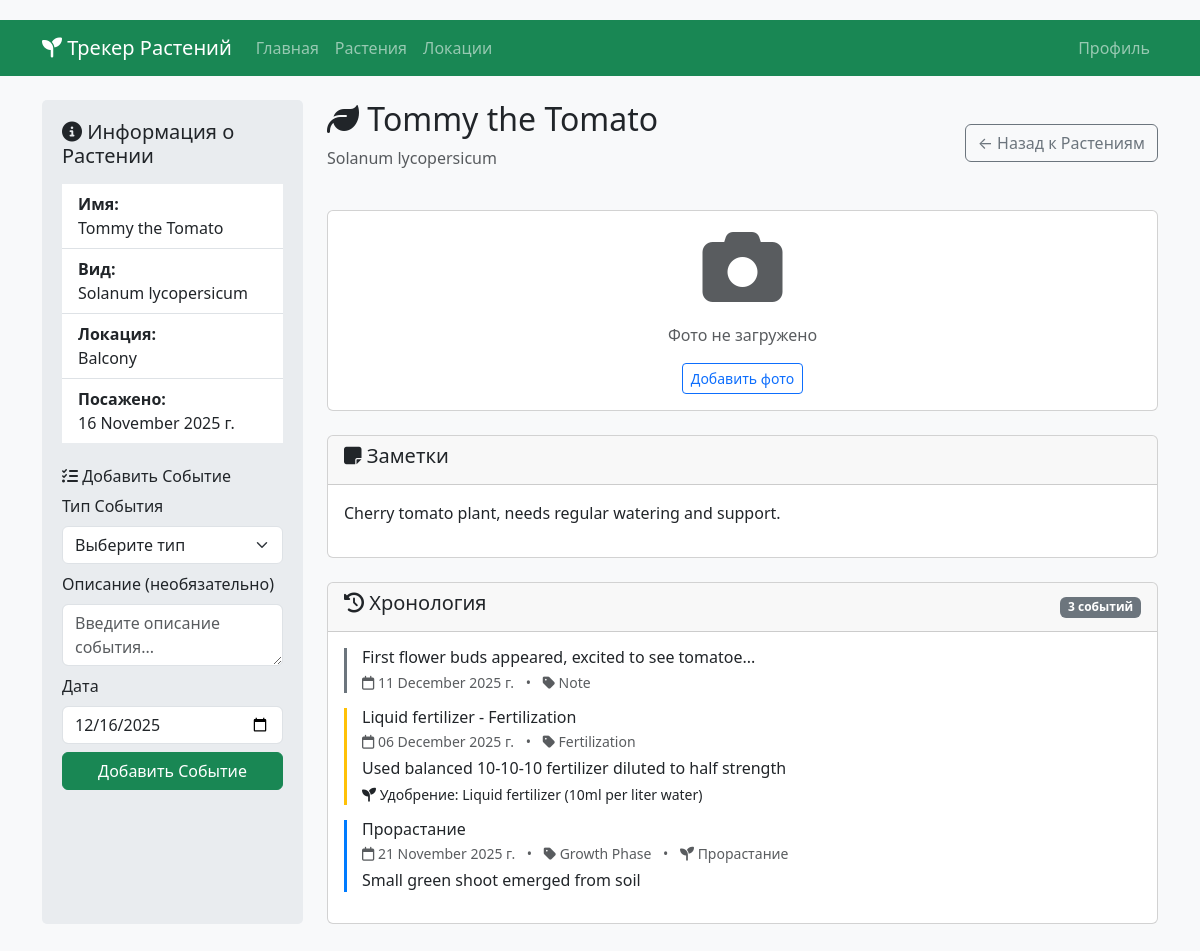
Screenshot of /plant/1 with the database file from the repository.
### models.py (models this page shows, shortened)
class Plant(db.Model):
    __tablename__ = 'plants'
    id = db.Column(db.Integer, primary_key=True)
    user_id = db.Column(db.Integer, db.ForeignKey('users.id', ondelete='CASCADE'), nullable=False)
    location_id = db.Column(db.Integer, db.ForeignKey('locations.id', ondelete='SET NULL'), nullable=True)
    name = db.Column(db.String(100), nullable=False)
    species = db.Column(db.String(100))
    planted_date = db.Column(db.Date)
    notes = db.Column(db.Text)
    photo_path = db.Column(db.String(255))  # Path to stored photo
    created_at = db.Column(db.DateTime, default=datetime.utcnow)
    updated_at = db.Column(db.DateTime, default=datetime.utcnow, onupdate=datetime.utcnow)
    timeline_events = db.relationship('TimelineEvent', backref='plant', lazy=True, cascade='all, delete-orphan')

class Location(db.Model):
    __tablename__ = 'locations'
    id = db.Column(db.Integer, primary_key=True)
    user_id = db.Column(db.Integer, db.ForeignKey('users.id', ondelete='CASCADE'), nullable=False)
    name = db.Column(db.String(100), nullable=False)
    description = db.Column(db.Text)
    created_at = db.Column(db.DateTime, default=datetime.utcnow)
    plants = db.relationship('Plant', backref='location', lazy=True)

class TimelineEvent(db.Model):
    __tablename__ = 'timeline_events'
    id = db.Column(db.Integer, primary_key=True)
    plant_id = db.Column(db.Integer, db.ForeignKey('plants.id', ondelete='CASCADE'), nullable=False)
    event_type = db.Column(db.String(50), nullable=False)  # 'growth_phase', 'fertilization', 'note', 'watering', etc.
    event_date = db.Column(db.Date, nullable=False)
    title = db.Column(db.String(200), nullable=False)
    description = db.Column(db.Text)
    phase_id = db.Column(db.Integer, db.ForeignKey('growth_phases.id'), nullable=True)  # for growth phase events
    fertilization_type = db.Column(db.String(100))  # for fertilization events
    fertilization_amount = db.Column(db.String(50))  # quantity of fertilizer
    photo_path = db.Column(db.String(255))  # Path to stored photo for events
    created_at = db.Column(db.DateTime, default=datetime.utcnow)

class GrowthPhase(db.Model):
    __tablename__ = 'growth_phases'
    id = db.Column(db.Integer, primary_key=True)
    name = db.Column(db.String(50), nullable=False)
    description = db.Column(db.Text)
    phase_order = db.Column(db.Integer, default=0, nullable=False)
    timeline_events = db.relationship('TimelineEvent', backref='growth_phase', lazy=True)

### app.py (the view)
    @app.route('/plant/<int:plant_id>')
    def plant_detail(plant_id):
        plant = Plant.query.get_or_404(plant_id)
        timeline_events = TimelineEvent.query.filter_by(plant_id=plant_id).order_by(TimelineEvent.event_date.desc()).all()
        return render_template('plant_detail.html', plant=plant, timeline_events=timeline_events)

### templates/plant_detail.html (shortened to what this page needs)
{% extends "base.html" %}
{% block content %}
<div class="row">
    <div class="col-md-3">
        <div class="sidebar">
            <h5><i class="fas fa-info-circle"></i> Информация о Растении</h5>
            <ul class="list-group list-group-flush mt-3">
                <li class="list-group-item">
                    <strong>Имя:</strong><br>
                    {{ plant.name }}
                </li>
                <li class="list-group-item">
                    <strong>Вид:</strong><br>
                    {{ plant.species or 'Не указан' }}
                </li>
                {% if plant.location %}
                <li class="list-group-item">
                    <strong>Локация:</strong><br>
                    {{ plant.location.name }}
                </li>
                {% endif %}
                {% if plant.planted_date %}
                <li class="list-group-item">
                    <strong>Посажено:</strong><br>
                    {{ plant.planted_date.strftime('%d %B %Y г.') }}
                </li>
                {% endif %}
            </ul>
            <div class="mt-4">
                <h6><i class="fas fa-tasks"></i> Добавить Событие</h6>
                <form method="POST" action="{{ url_for('add_event', plant_id=plant.id) }}" enctype="multipart/form-data">
                    <div class="mb-2">
                        <label for="event_type" class="form-label">Тип События</label>
                        <select name="event_type" id="event_type" class="form-select" required>
                            <option value="">Выберите тип</option>
                        </select>
                    </div>
                    <div class="mb-2" id="description_field">
                        <label for="description" class="form-label">Описание (необязательно)</label>
                        <textarea name="description" id="description" class="form-control" rows="2" placeholder="Введите описание события..."></textarea>
                    </div>
                    <div class="mb-2">
                        <label for="event_date" class="form-label">Дата</label>
                        <input type="date" name="event_date" id="event_date" class="form-control" required>
                    </div>
                    <button type="submit" class="btn btn-success w-100">Добавить Событие</button>
                </form>
            </div>
        </div>
    </div>
    <div class="col-md-9">
        <div class="d-flex justify-content-between align-items-center mb-4">
            <div>
                <h2><i class="fas fa-leaf"></i> {{ plant.name }}</h2>
                {% if plant.species %}
                <p class="text-muted">{{ plant.species }}</p>
                {% endif %}
            </div>
            <div>
                <a href="{{ url_for('plants') }}" class="btn btn-outline-secondary">← Назад к Растениям</a>
            </div>
        </div>
        {% if plant.photo_path %}
        <div class="card mb-4">
            <div class="card-body text-center">
                <img src="{{ plant.photo_path }}" alt="{{ plant.name }}" class="img-fluid rounded" style="max-height: 400px; object-fit: contain;">
                <div class="mt-2">
                    <button class="btn btn-sm btn-outline-primary" type="button" data-bs-toggle="collapse" data-bs-target="#uploadPhotoForm">
                        Обновить фото
                    </button>
                    <a href="{{ url_for('delete_plant_photo', plant_id=plant.id) }}" class="btn btn-sm btn-outline-danger" onclick="return confirm('Вы уверены, что хотите удалить фото?')">
                        Удалить фото
                    </a>
                </div>
            </div>
        </div>
        {% else %}
        <div class="card mb-4">
            <div class="card-body text-center">
                <i class="fas fa-camera fa-5x text-muted mb-3"></i>
                <p class="text-muted">Фото не загружено</p>
                <button class="btn btn-sm btn-outline-primary" type="button" data-bs-toggle="collapse" data-bs-target="#uploadPhotoForm">
                    Добавить фото
                </button>
            </div>
        </div>
        {% endif %}
        {% if plant.notes %}
        <div class="card mb-4">
            <div class="card-header">
                <h5><i class="fas fa-sticky-note"></i> Заметки</h5>
            </div>
            <div class="card-body">
                <p>{{ plant.notes }}</p>
            </div>
        </div>
        {% endif %}
        <div class="card">
            <div class="card-header d-flex justify-content-between align-items-center">
                <h5><i class="fas fa-history"></i> Хронология</h5>
                <span class="badge bg-secondary">{{ timeline_events|length }} событий</span>
            </div>
            <div class="card-body">
                {% if timeline_events %}
                    {% for event in timeline_events %}
                    <div class="timeline-event {% if event.event_type == 'growth_phase' %}growth-phase{% elif event.event_type == 'fertilization' %}fertilization{% elif event.event_type == 'watering' %}watering{% else %}note{% endif %}">
                        <h6 class="mb-1">
                            {% if event.event_type == 'growth_phase' %}
                                {% if event.growth_phase %}
                                    {{ event.growth_phase.name }}
                                {% else %}
                                    {{ event.event_type.replace('_', ' ').title() }}
                                {% endif %}
                            {% elif event.event_type == 'fertilization' %}
                                {% if event.fertilization_type %}
                                    {{ event.fertilization_type }} - {{ event.event_type.replace('_', ' ').title() }}
                                {% else %}
                                    {{ event.event_type.replace('_', ' ').title() }}
                                {% endif %}
                            {% elif event.event_type == 'note' %}
                                {% if event.description %}
                                    {{ event.description[:50] }}{% if event.description|length > 50 %}...{% endif %}
                                {% else %}
                                    {{ event.event_type.replace('_', ' ').title() }}
                                {% endif %}
                            {% else %}
                                {% if event.description %}
                                    {{ event.description[:50] }}{% if event.description|length > 50 %}...{% endif %}
                                {% else %}
                                    {{ event.event_type.replace('_', ' ').title() }}
                                {% endif %}
                            {% endif %}
                        </h6>
                        <div class="text-muted small mb-1">
                            <i class="far fa-calendar"></i> {{ event.event_date.strftime('%d %B %Y г.') }}
                            <span class="mx-2">•</span>
                            <i class="fas fa-tag"></i> {{ event.event_type.replace('_', ' ').title() }}
                            {% if event.growth_phase %}
                            <span class="mx-2">•</span>
                            <i class="fas fa-sprout"></i> {{ event.growth_phase.name }}
                            {% endif %}
                        </div>
                        {% if event.description and event.event_type != 'note' %}
                        <p class="mb-1">{{ event.description }}</p>
                        {% endif %}
                        {% if event.fertilization_type %}
                        <div class="small">
                            <i class="fas fa-seedling"></i> Удобрение: {{ event.fertilization_type }}
                            {% if event.fertilization_amount %}
                            ({{ event.fertilization_amount }})
                            {% endif %}
                        </div>
                        {% endif %}
                    </div>
                    {% endfor %}
                {% else %}
                    <p class="text-muted text-center py-4">Пока нет событий в хронологии. Добавьте первое событие с помощью боковой панели!</p>
                {% endif %}
            </div>
        </div>
    </div>
</div>
{% endblock %}

### templates/base.html (style rules this page uses)
body { padding-top: 20px; padding-bottom: 40px; background-color: #f8f9fa; }
.sidebar { background-color: #e9ecef; border-radius: 5px; padding: 20px; height: 100%; }
.timeline-event { border-left: 3px solid #28a745; padding-left: 15px; margin-bottom: 15px; }
.growth-phase { border-left-color: #007bff; }
.fertilization { border-left-color: #ffc107; }
.note { border-left-color: #6c757d; }

### rows the page displays
Plant: name "Tommy the Tomato", species "Solanum lycopersicum", planted_date "16 November 2025 г.", notes "Cherry tomato plant, needs regular watering and support."
Location: location.name "Balcony"
TimelineEvent: description "First flower buds appeared, excited to see tomatoe", event_date "11 December 2025 г.", event_type.replace "Note"
TimelineEvent: fertilization_type "Liquid fertilizer", event_type.replace "Fertilization", event_date "06 December 2025 г.", description "Used balanced 10-10-10 fertilizer diluted to half strength", fertilization_amount "10ml per liter water"
TimelineEvent: growth_phase.name "Прорастание", event_date "21 November 2025 г.", event_type.replace "Growth Phase", description "Small green shoot emerged from soil"

### other values shown
{{ timeline_events|length }} "3"
